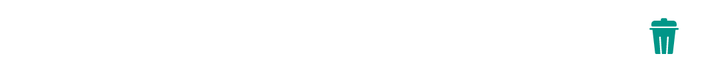
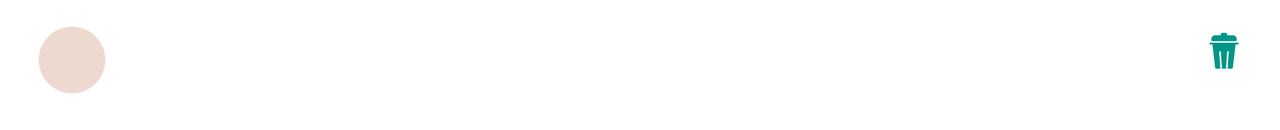

An Android layout and its configuration variant, each rendered on a device that would load it. The default file and the variant file are quoted in full after the pictures.
<!-- AndroidManifest.xml: application theme Theme.LamzoneMeeting -->
<!-- res/layout/fragment_meeting.xml -->
<?xml version="1.0" encoding="utf-8"?>
<androidx.constraintlayout.widget.ConstraintLayout xmlns:android="http://schemas.android.com/apk/res/android"
    xmlns:app="http://schemas.android.com/apk/res-auto"
    android:layout_width="match_parent"
    android:layout_height="wrap_content"
    android:orientation="vertical">

    <TextView
        android:id="@+id/item_number"
        android:layout_width="16dp"
        android:layout_height="16dp"
        android:layout_marginStart="16dp"
        android:layout_marginTop="10dp"
        android:layout_marginBottom="10dp"
        android:textAppearance="?attr/textAppearanceListItem"
        app:layout_constraintBottom_toBottomOf="parent"
        app:layout_constraintStart_toStartOf="parent"
        app:layout_constraintTop_toTopOf="parent"/>

    <TextView
        android:id="@+id/item_list_name"
        android:layout_width="wrap_content"
        android:layout_height="wrap_content"
        android:layout_marginStart="24dp"
        android:textStyle="bold"
        android:textAppearance="?attr/textAppearanceListItem"
        app:layout_constraintBottom_toBottomOf="@+id/item_number"
        app:layout_constraintStart_toEndOf="@+id/item_number"
        app:layout_constraintTop_toTopOf="@+id/item_number"/>

    <ImageButton
        android:id="@+id/item_list_delete_button"
        android:layout_width="wrap_content"
        android:layout_height="wrap_content"
        android:layout_marginEnd="16dp"
        android:background="@null"
        app:layout_constraintBottom_toBottomOf="@+id/item_list_name"
        app:layout_constraintEnd_toEndOf="parent"
        app:layout_constraintTop_toTopOf="@+id/item_list_name"
        app:srcCompat="@drawable/ic_delete_24dp" />

</androidx.constraintlayout.widget.ConstraintLayout>
<!-- resources referenced by this layout -->
<resources>
  <!-- drawable ic_delete_24dp (drawable) -->
  <vector android:height="24dp" android:viewportHeight="512"
      android:viewportWidth="512" android:width="24dp" xmlns:android="http://schemas.android.com/apk/res/android">
      <path android:fillColor="#009688" android:pathData="M131.25,154.55H380.63a10,10 0,0 0,10 -10V128.69a36.66,36.66 0,0 0,-36.62 -36.62H289.72a10.07,10.07 0,0 0,0.07 -1.11V84.48A18.36,18.36 0,0 0,271.69 65.9h-31.38a18.36,18.36 0,0 0,-18.09 18.58V90.96a10.07,10.07 0,0 0,0.07 1.11H157.87a36.66,36.66 0,0 0,-36.62 36.62v15.86A10,10 0,0 0,131.25 154.55Z"/>
      <path android:fillColor="#009688" android:pathData="M403.23,170.38H110.77a10,10 0,1 0,0 20h22.08L161.3,438.28a10,10 0,0 0,9.94 8.86h45.94L204.66,270.96a8.5,8.5 0,1 1,16.96 -1.2L234.22,447.14H277.66l11.55,-177.34a8.5,8.5 0,1 1,16.96 1.1L294.7,447.14H340.65a10,10 0,0 0,9.94 -8.86l28.45,-247.9h24.2a10,10 0,0 0,0 -20Z"/>
  </vector>
  <style name="Theme.LamzoneMeeting" parent="Theme.MaterialComponents.DayNight.DarkActionBar">
          
          <item name="colorPrimary">@color/purple_500</item>
          <item name="colorPrimaryVariant">@color/purple_700</item>
          <item name="colorOnPrimary">@color/white</item>
          
          <item name="colorSecondary">@color/teal_200</item>
          <item name="colorSecondaryVariant">@color/teal_700</item>
          <item name="colorOnSecondary">@color/black</item>
          
          <item name="android:statusBarColor">?attr/colorPrimaryVariant</item>
          
      </style>
</resources>
<!-- res/layout-land/fragment_meeting.xml (the repository's variant of the layout above) -->
<!-- drawn on the phone turned sideways -->
<?xml version="1.0" encoding="utf-8"?>
<androidx.constraintlayout.widget.ConstraintLayout xmlns:android="http://schemas.android.com/apk/res/android"
    xmlns:app="http://schemas.android.com/apk/res-auto"
    xmlns:tools="http://schemas.android.com/tools"
    android:layout_width="match_parent"
    android:layout_height="wrap_content"
    android:orientation="vertical">

    <ImageButton
        android:id="@+id/ic_rond"
        android:layout_width="40dp"
        android:layout_height="40dp"
        android:layout_marginStart="16dp"
        android:layout_marginTop="10dp"
        android:background="@null"
        app:layout_constraintStart_toStartOf="parent"
        app:layout_constraintTop_toTopOf="parent"
        app:srcCompat="@drawable/ic_rond" />

    <TextView
        android:id="@+id/item_number"
        android:layout_width="16dp"
        android:layout_height="16dp"
        android:layout_marginStart="16dp"
        android:layout_marginTop="10dp"
        android:layout_marginBottom="10dp"
        android:textAppearance="?attr/textAppearanceListItem"
        app:layout_constraintBottom_toBottomOf="parent"
        app:layout_constraintStart_toStartOf="parent"
        app:layout_constraintTop_toTopOf="parent" />

    <TextView
        android:id="@+id/item_list_name"
        android:layout_width="wrap_content"
        android:layout_height="wrap_content"
        android:layout_marginStart="10dp"
        android:textAppearance="?attr/textAppearanceListItem"
        android:textStyle="bold"
        app:layout_constraintBottom_toBottomOf="@+id/item_number"
        app:layout_constraintStart_toEndOf="@+id/ic_rond"
        app:layout_constraintTop_toTopOf="@+id/ic_rond" />

    <ImageButton
        android:id="@+id/item_list_delete_button"
        android:layout_width="wrap_content"
        android:layout_height="wrap_content"
        android:layout_marginEnd="16dp"
        android:background="@null"
        app:layout_constraintBottom_toBottomOf="@+id/item_list_name"
        app:layout_constraintEnd_toEndOf="parent"
        app:layout_constraintTop_toTopOf="@+id/item_list_name"
        app:srcCompat="@drawable/ic_delete_24dp" />

    <TextView
        android:id="@+id/teamMate"
        android:layout_width="wrap_content"
        android:layout_height="wrap_content"
        android:layout_marginTop="10dp"
        app:layout_constraintTop_toBottomOf="@+id/item_list_name"
        app:layout_constraintLeft_toLeftOf="@+id/item_list_name" />




</androidx.constraintlayout.widget.ConstraintLayout>
<!-- resources referenced by the variant -->
<!-- as the phone turned sideways resolves them -->
<resources>
  <!-- drawable ic_delete_24dp (drawable) -->
  <vector android:height="24dp" android:viewportHeight="512"
      android:viewportWidth="512" android:width="24dp" xmlns:android="http://schemas.android.com/apk/res/android">
      <path android:fillColor="#009688" android:pathData="M131.25,154.55H380.63a10,10 0,0 0,10 -10V128.69a36.66,36.66 0,0 0,-36.62 -36.62H289.72a10.07,10.07 0,0 0,0.07 -1.11V84.48A18.36,18.36 0,0 0,271.69 65.9h-31.38a18.36,18.36 0,0 0,-18.09 18.58V90.96a10.07,10.07 0,0 0,0.07 1.11H157.87a36.66,36.66 0,0 0,-36.62 36.62v15.86A10,10 0,0 0,131.25 154.55Z"/>
      <path android:fillColor="#009688" android:pathData="M403.23,170.38H110.77a10,10 0,1 0,0 20h22.08L161.3,438.28a10,10 0,0 0,9.94 8.86h45.94L204.66,270.96a8.5,8.5 0,1 1,16.96 -1.2L234.22,447.14H277.66l11.55,-177.34a8.5,8.5 0,1 1,16.96 1.1L294.7,447.14H340.65a10,10 0,0 0,9.94 -8.86l28.45,-247.9h24.2a10,10 0,0 0,0 -20Z"/>
  </vector>
  <!-- drawable ic_rond (drawable) -->
  <vector android:height="40dp" android:tint="#EDD9D0"
      android:viewportHeight="24" android:viewportWidth="24"
      android:width="40dp" xmlns:android="http://schemas.android.com/apk/res/android">
      <path android:fillColor="@android:color/white" android:pathData="M12,12m-10,0a10,10 0,1 1,20 0a10,10 0,1 1,-20 0"/>
  </vector>
  <style name="Theme.LamzoneMeeting" parent="Theme.MaterialComponents.DayNight.DarkActionBar">
          
          <item name="colorPrimary">@color/purple_500</item>
          <item name="colorPrimaryVariant">@color/purple_700</item>
          <item name="colorOnPrimary">@color/white</item>
          
          <item name="colorSecondary">@color/teal_200</item>
          <item name="colorSecondaryVariant">@color/teal_700</item>
          <item name="colorOnSecondary">@color/black</item>
          
          <item name="android:statusBarColor">?attr/colorPrimaryVariant</item>
          
      </style>
</resources>
